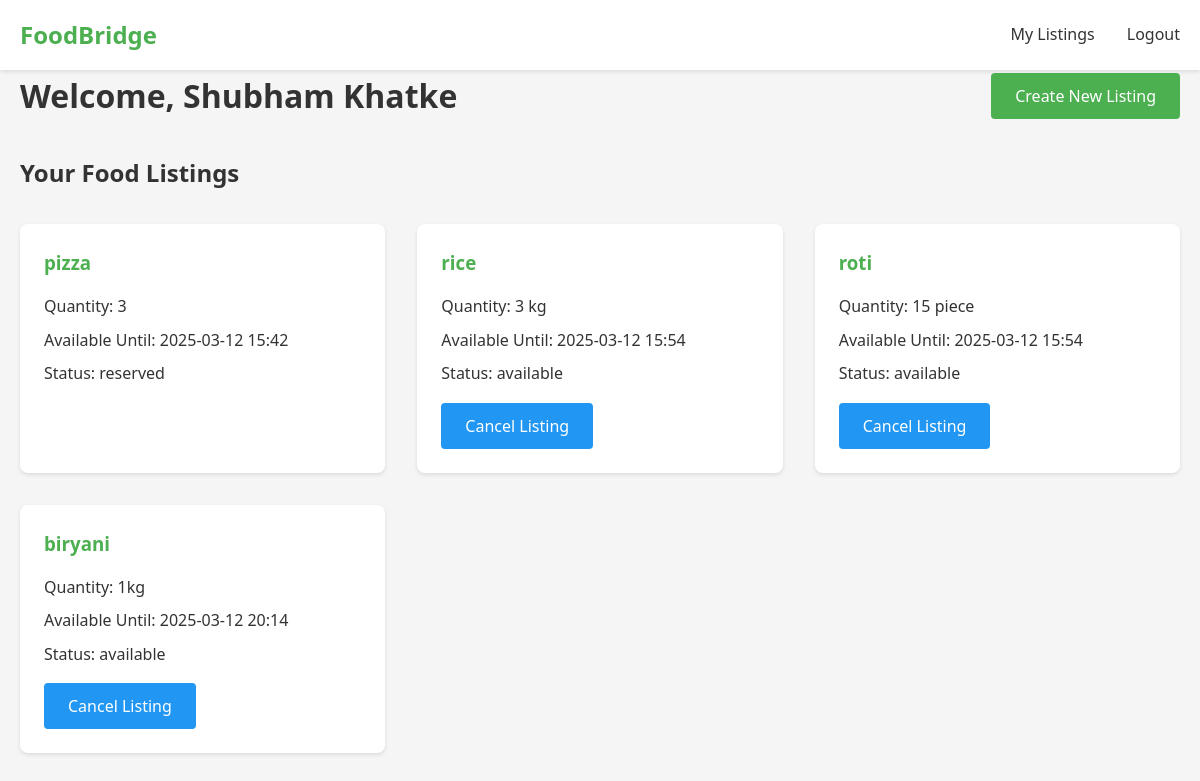
Page /dashboard (signed in) on the committed database.
### app.py (models this page shows)
class User(UserMixin, db.Model):
    id = db.Column(db.Integer, primary_key=True)
    email = db.Column(db.String(120), unique=True, nullable=False)
    password = db.Column(db.String(200), nullable=False)
    name = db.Column(db.String(100), nullable=False)
    user_type = db.Column(db.String(20), nullable=False)  # 'restaurant', 'ngo', 'individual'
    address = db.Column(db.String(200))
    latitude = db.Column(db.Float)
    longitude = db.Column(db.Float)

class FoodListing(db.Model):
    id = db.Column(db.Integer, primary_key=True)
    restaurant_id = db.Column(db.Integer, db.ForeignKey('user.id'), nullable=False)
    food_name = db.Column(db.String(100), nullable=False)
    quantity = db.Column(db.String(50), nullable=False)
    expiry_time = db.Column(db.DateTime, nullable=False)
    pickup_status = db.Column(db.String(20), default='available')  # available, reserved, completed
    created_at = db.Column(db.DateTime, default=datetime.utcnow)

### app.py (the view)
@app.route('/dashboard')
@login_required
def dashboard():
    if current_user.user_type == 'restaurant':
        listings = FoodListing.query.filter_by(restaurant_id=current_user.id).all()
        return render_template('restaurant_dashboard.html', listings=listings)
    else:
        listings = FoodListing.query.filter_by(pickup_status='available').all()
        return render_template('recipient_dashboard.html', listings=listings)

### app.py (called while the page is built)
@login_manager.user_loader
def load_user(user_id):
    return User.query.get(int(user_id))

### templates/restaurant_dashboard.html (shortened to what this page needs)
{% extends "base.html" %}
{% block content %}
<div class="dashboard">
    <div class="dashboard-header">
        <h1>Welcome, {{ current_user.name }}</h1>
        <button class="btn btn-primary" onclick="document.getElementById('create-listing-form').style.display='block'">Create New Listing</button>
    </div>
    <div class="listings-section">
        <h2>Your Food Listings</h2>
        <div class="listings-grid">
            {% for listing in listings %}
            <div class="listing-card">
                <h3>{{ listing.food_name }}</h3>
                <div class="listing-info">
                    <p>Quantity: {{ listing.quantity }}</p>
                    <p>Available Until: {{ listing.expiry_time.strftime('%Y-%m-%d %H:%M') }}</p>
                    <p>Status: {{ listing.pickup_status }}</p>
                </div>
                {% if listing.pickup_status == 'available' %}
                <button class="btn btn-secondary" onclick="cancelListing('{{ listing.id }}')">Cancel Listing</button>
                {% endif %}
            </div>
            {% else %}
            <p>No listings yet. Create your first listing!</p>
            {% endfor %}
        </div>
    </div>
</div>
{% endblock %}

### templates/base.html (shortened to what this page needs)
<!DOCTYPE html>
<html lang="en">
<head>
    <link rel="stylesheet" href="{{ url_for('static', filename='css/style.css') }}">
</head>
<body>
    <nav class="navbar">
        <div class="container navbar-container">
            <a href="{{ url_for('home') }}" class="logo">FoodBridge</a>
            <div class="nav-links">
                {% if current_user.is_authenticated %}
                    {% if current_user.user_type == 'restaurant' %}
                        <a href="{{ url_for('dashboard') }}">My Listings</a>
                    {% else %}
                        <a href="{{ url_for('dashboard') }}">Available Food</a>
                    {% endif %}
                    <a href="{{ url_for('logout') }}">Logout</a>
                {% else %}
                    <a href="{{ url_for('login') }}">Login</a>
                    <a href="{{ url_for('register') }}">Register</a>
                {% endif %}
            </div>
        </div>
    </nav>
    <main class="container">
        {% block content %}{% endblock %}
    </main>
</body>
</html>

### static/css/style.css (style rules this page uses)
:root { --primary-color: #4CAF50; --secondary-color: #2196F3; --background-color: #f5f5f5; --text-color: #333; --error-color: #f44336; --success-color: #4CAF50; }
* { margin: 0; padding: 0; box-sizing: border-box; font-family: 'Segoe UI', Tahoma, Geneva, Verdana, sans-serif; }
body { background-color: var(--background-color); color: var(--text-color); line-height: 1.6; }
.container { max-width: 1200px; margin: 0 auto; padding: 0 20px; }
.navbar { background-color: white; box-shadow: 0 2px 4px rgba(0,0,0,0.1); padding: 1rem 0; }
.navbar-container { display: flex; justify-content: space-between; align-items: center; }
.logo { font-size: 1.5rem; font-weight: bold; color: var(--primary-color); text-decoration: none; }
.nav-links { display: flex; gap: 2rem; }
.nav-links a { text-decoration: none; color: var(--text-color); font-weight: 500; }
.btn { display: inline-block; padding: 0.75rem 1.5rem; border: none; border-radius: 4px; font-size: 1rem; font-weight: 500; cursor: pointer; transition: background-color 0.3s; }
.btn-primary { background-color: var(--primary-color); color: white; }
.btn-secondary { background-color: var(--secondary-color); color: white; }
.listings-grid { display: grid; grid-template-columns: repeat(auto-fill, minmax(300px, 1fr)); gap: 2rem; padding: 2rem 0; }
.listing-card { background-color: white; border-radius: 8px; box-shadow: 0 2px 4px rgba(0,0,0,0.1); padding: 1.5rem; }
.listing-card h3 { color: var(--primary-color); margin-bottom: 1rem; }
.listing-info { margin-bottom: 1rem; }
.listing-info p { margin-bottom: 0.5rem; }
.dashboard-header { display: flex; justify-content: space-between; align-items: center; margin-bottom: 2rem; }

### rows in the picture
User: name "Shubham Khatke"
FoodListing: food_name "pizza", quantity "3", expiry_time "2025-03-12 15:42", pickup_status "reserved"
FoodListing: food_name "rice", quantity "3 kg", expiry_time "2025-03-12 15:54", pickup_status "available"
FoodListing: food_name "roti", quantity "15 piece", expiry_time "2025-03-12 15:54", pickup_status "available"
FoodListing: food_name "biryani", quantity "1kg", expiry_time "2025-03-12 20:14", pickup_status "available"
